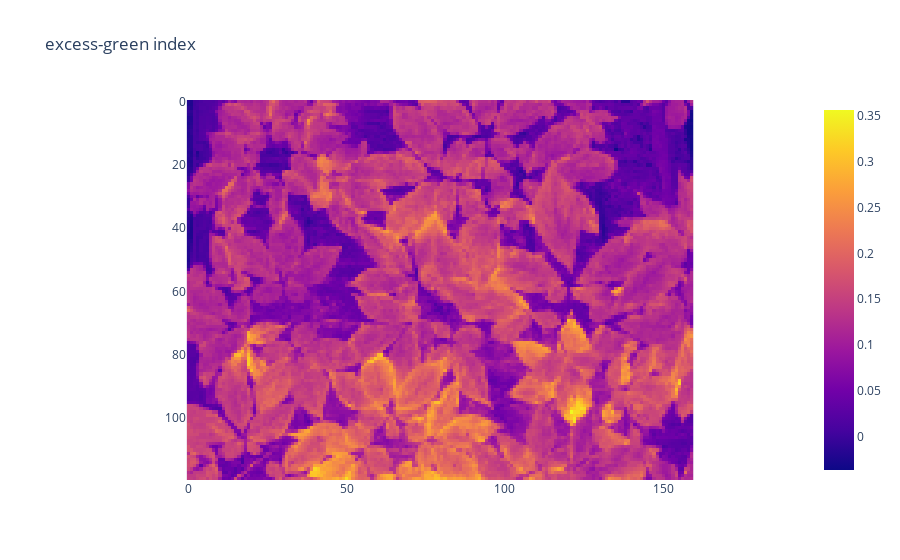
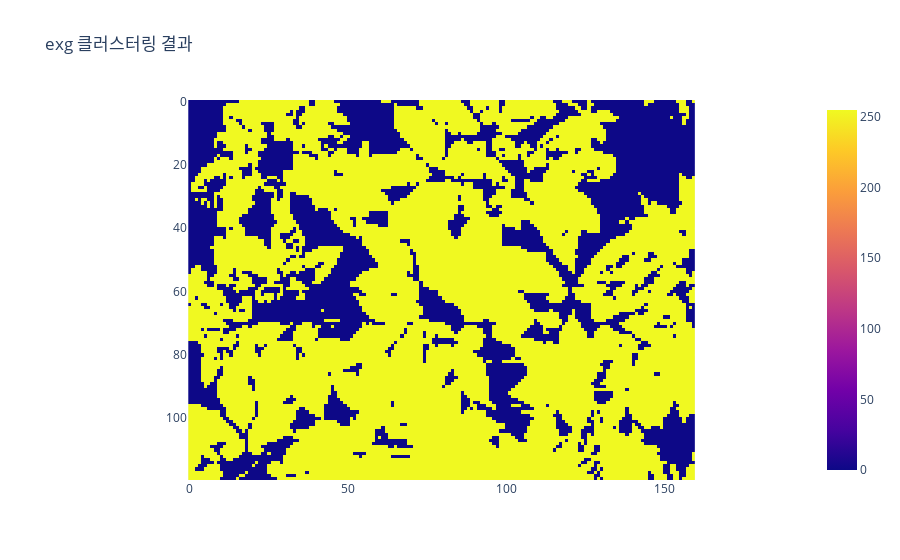

The code cell stored with these charts, in order, in its notebook:
### Markdown cell above
# Excess-green(exg) 인덱스를 Jenks Natural Breaks로 클러스터링

### Code cell
# excess-green
exg = np.zeros(shape=rgb_image.shape[:-1])
for row, col, _channel in np.ndindex(rgb_image.shape):
    b, g, r = rgb_image[row][col] / rgb_image[row][col].sum()
    exg[row][col] = 2 * g - r - b


breaks = jenkspy.jenks_breaks(exg.ravel(), nb_class=2)

fig = px.imshow(exg, title='excess-green index')
fig.show()

exg_region = np.zeros(shape=exg.shape, dtype=np.uint8)
for row, col in np.ndindex(exg_region.shape):
    exg_region[row, col] = 0xFF if breaks[1] <= exg[row, col] else 0

fig = px.imshow(exg_region, title='exg 클러스터링 결과')
fig.show()

### Figure 1 — Plotly figure (JSON) as saved in the notebook; plotly's stock layout.template omitted (floating-point values rounded to 4 significant figures; data arrays with more than 128 entries replaced by an {"elided": "..."} marker saying what was removed)
{"data": [{"coloraxis": "coloraxis", "hovertemplate": "x: %{x}<br>y: %{y}<br>color: %{z}<extra></extra>", "name": "0", "type": "heatmap", "xaxis": "x", "yaxis": "y", "z": {"elided": "120x160 float values"}}], "layout": {"coloraxis": {"colorscale": [[0, "#0d0887"], [0.1111, "#46039f"], [0.2222, "#7201a8"], [0.3333, "#9c179e"], [0.4444, "#bd3786"], [0.5556, "#d8576b"], [0.6667, "#ed7953"], [0.7778, "#fb9f3a"], [0.8889, "#fdca26"], [1, "#f0f921"]]}, "title": {"text": "excess-green index"}, "xaxis": {"anchor": "y", "constrain": "domain", "domain": [0, 1], "scaleanchor": "y"}, "yaxis": {"anchor": "x", "autorange": "reversed", "constrain": "domain", "domain": [0, 1]}}}

### Figure 2 — Plotly figure (JSON) as saved in the notebook; plotly's stock layout.template omitted (floating-point values rounded to 4 significant figures; data arrays with more than 128 entries replaced by an {"elided": "..."} marker saying what was removed)
{"data": [{"coloraxis": "coloraxis", "hovertemplate": "x: %{x}<br>y: %{y}<br>color: %{z}<extra></extra>", "name": "0", "type": "heatmap", "xaxis": "x", "yaxis": "y", "z": {"elided": "120x160 int values"}}], "layout": {"coloraxis": {"colorscale": [[0, "#0d0887"], [0.1111, "#46039f"], [0.2222, "#7201a8"], [0.3333, "#9c179e"], [0.4444, "#bd3786"], [0.5556, "#d8576b"], [0.6667, "#ed7953"], [0.7778, "#fb9f3a"], [0.8889, "#fdca26"], [1, "#f0f921"]]}, "title": {"text": "exg 클러스터링 결과"}, "xaxis": {"anchor": "y", "constrain": "domain", "domain": [0, 1], "scaleanchor": "y"}, "yaxis": {"anchor": "x", "autorange": "reversed", "constrain": "domain", "domain": [0, 1]}}}
